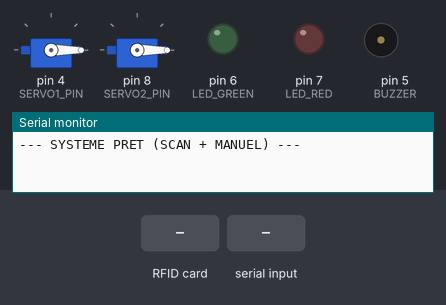
A sketch run on a simulated Arduino Uno, built with avr-gcc and run on an emulated ATmega328P. Shown: 2 × servo, output pins drawn as LEDs (lit = HIGH), buzzer (waves = sounding), the last lines printed to the serial monitor. Inputs (shaded band) come from the test bench. Pins used as bus, display or sensor lines are not drawn.

Above: at 1.2 s.
1.3 s: RFID card 5E 7A 19 C4 held to the reader
At 4.07 s:
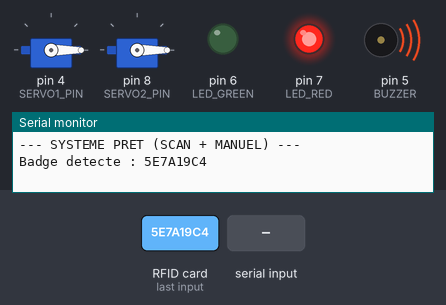
4.3 s: "OPEN1\n" received over the second serial link
At 6.2 s:
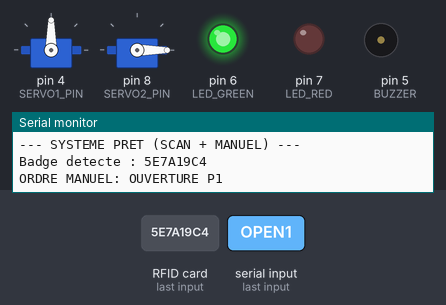
6.5 s: "BOTH\n" received over the second serial link
At 9.5 s:
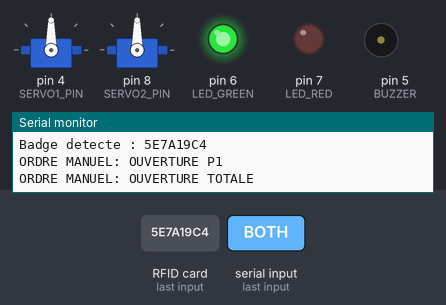
Timing chart, 0 to 12.3 s (numbered marks = the images above; inputs shaded):
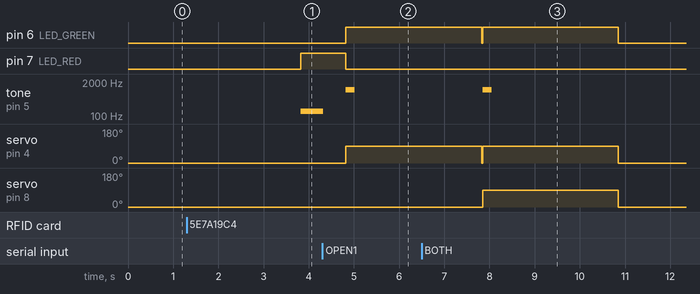

Measured:
- after the input at 1.3 s, pin 7 (LED_RED): LOW → HIGH after 2.5 s; tone on pin 5 (BUZZER): silent → 150 Hz after 2.5 s
- after the input at 4.3 s, pin 6 (LED_GREEN): LOW → HIGH after 0.52 s; servo on pin 4 (SERVO1_PIN): 0° → 90° after 0.52 s
- after the input at 6.5 s, tone on pin 5 (BUZZER): silent → 1000 Hz after 1.3 s, → silent 0.20 s later; servo on pin 8 (SERVO2_PIN): 0° → 90° after 1.3 s, → 0° 3.0 s later

The sketch:

porte.ino
```cpp
/*#include <SPI.h>
#include <MFRC522.h>
#include <Servo.h>
#include <SoftwareSerial.h>

SoftwareSerial espSerial(2, 3); // RX, TX
#define SS_PIN 10
#define RST_PIN 9
MFRC522 rfid(SS_PIN, RST_PIN);
Servo servo1;
Servo servo2;

const int ledGreen = 6;
const int ledRed = 7;
const int buzzer = 5;

void setup() {
  Serial.begin(9600);    // Console de debug
  espSerial.begin(115200); // Communication avec ESP-01S
  SPI.begin();
  rfid.PCD_Init();

  servo1.attach(4); // Attention : Pin 3 est utilisée par SoftwareSerial TX, changez le servo en Pin 4 et 8
  servo2.attach(8);

  pinMode(ledGreen, OUTPUT);
  pinMode(ledRed, OUTPUT);
  pinMode(buzzer, OUTPUT);
  Serial.println("SYSTEM_READY_WIFI");
}

void loop() {
  if (!rfid.PICC_IsNewCardPresent() || !rfid.PICC_ReadCardSerial()) return;

  String uid = "";
  for (byte i = 0; i < rfid.uid.size; i++) {
    if (rfid.uid.uidByte[i] < 0x10) uid += "0";
    uid += String(rfid.uid.uidByte[i], HEX);
  }
  uid.toUpperCase();

  Serial.println("Envoi UID au WiFi: " + uid);
  espSerial.println("UID:" + uid); // Envoi à l'ESP-01S

  String response = "";
  unsigned long start = millis();
  while (millis() - start < 3000) {
    if (espSerial.available() > 0) {
     char c = espSerial.read();
      if (c == '\n' || c == '\r') {
        if (response.length() > 0) goto analyze; // On a un message complet
      } else {
        response += c;
      }
    }
  }
  analyze:
  response.trim(); // Enlève les espaces et retours chariots invisibles
  Serial.print("Recu du serveur : ");
  Serial.println(response);


  if (response == "OPEN1") {
    digitalWrite(ledGreen, HIGH);
    tone(buzzer, 1000, 200);
    servo1.write(90);
    delay(3000);
    servo1.write(0);
    digitalWrite(ledGreen, LOW);
  }
  else if (response == "BOTH") {
    digitalWrite(ledGreen, HIGH);
    servo1.write(90);
    servo2.write(90);
    delay(3000);
    servo1.write(0);
    servo2.write(0);
    digitalWrite(ledGreen, LOW);
  }
  else if (response == "DENY") {
    digitalWrite(ledRed, HIGH);
    tone(buzzer, 150, 500);
    delay(1000);
    digitalWrite(ledRed, LOW);
  }

  rfid.PICC_HaltA();
  rfid.PCD_StopCrypto1();
}
*/
/*
#include <SPI.h>
#include <MFRC522.h>
#include <Servo.h>
#include <SoftwareSerial.h>

// Configuration des Pins
SoftwareSerial espSerial(2, 3); // RX (Pin 2), TX (Pin 3) -> Connecter au TX/RX de l'ESP
#define SS_PIN 10
#define RST_PIN 9
#define LED_GREEN 6
#define LED_RED 7
#define BUZZER 5
#define SERVO1_PIN 4
#define SERVO2_PIN 8

MFRC522 rfid(SS_PIN, RST_PIN);
Servo servo1;
Servo servo2;

void setup() {
  Serial.begin(9600);      // Console de debug PC
  espSerial.begin(9600);   // Communication avec ESP-01S (réglé à 9600)

  SPI.begin();
  rfid.PCD_Init();
  rfid.PCD_DumpVersionToSerial(); // Ajoute cette ligne pour tester la puce

  servo1.attach(SERVO1_PIN);
  servo2.attach(SERVO2_PIN);

  // Position initiale des servos (fermé)
  servo1.write(0);
  servo2.write(0);

  pinMode(LED_GREEN, OUTPUT);
  pinMode(LED_RED, OUTPUT);
  pinMode(BUZZER, OUTPUT);

  Serial.println("--- SYSTEME RFID UDP PRET ---");
}

void loop() {
  // Vérifier si un nouveau badge est présent
  if (!rfid.PICC_IsNewCardPresent() || !rfid.PICC_ReadCardSerial()) return;

  // 1. Lecture de l'UID
  String uid = "";
  for (byte i = 0; i < rfid.uid.size; i++) {
    if (rfid.uid.uidByte[i] < 0x10) uid += "0";
    uid += String(rfid.uid.uidByte[i], HEX);
  }
  uid.toUpperCase();

  Serial.print("Badge détecté : ");
  Serial.println(uid);

  // 2. Envoi à l'ESP-01S (qui transmettra en UDP au serveur Go)
  espSerial.println("UID:" + uid);

  // 3. Attente de la réponse du serveur Go (via ESP)
  String response = "";
  unsigned long timeout = millis();
  while (millis() - timeout < 3000) { // Attendre max 3 secondes
    if (espSerial.available() > 0) {
      response = espSerial.readStringUntil('\n');
      response.trim(); // Nettoyer les caractères invisibles (\r, \n)
      if (response.length() > 0) break;
    }
  }

  Serial.print("Réponse Serveur : ");
  Serial.println(response);
  // Dans le loop de l'Arduino, après response.trim();
  Serial.print("DEBUG RECU: [");
  Serial.print(response);
  Serial.println("]");

  // 4. Actions selon la réponse
  if (response == "OPEN1") {
    actionAccesAccorde(1);
  }
  else if (response == "BOTH") {
    actionAccesAccorde(2);
  }
  else if (response == "DENY" || response == "") {
    actionAccesRefuse();
  }

  // Réinitialiser le lecteur RFID
  rfid.PICC_HaltA();
  rfid.PCD_StopCrypto1();
}

// Fonction pour l'accès autorisé
void actionAccesAccorde(int nbPortes) {
  digitalWrite(LED_GREEN, HIGH);
  tone(BUZZER, 1000, 200);

  if (nbPortes == 1) {
    servo1.write(90); // Ouvre porte 1
  } else {
    servo1.write(90); // Ouvre les deux
    servo2.write(90);
  }

  delay(3000); // Temps d'ouverture

  servo1.write(0); // Referme tout
  servo2.write(0);
  digitalWrite(LED_GREEN, LOW);
}

// Fonction pour l'accès refusé
void actionAccesRefuse() {
  digitalWrite(LED_RED, HIGH);
  tone(BUZZER, 150, 500); // Son grave
  delay(1000);
  digitalWrite(LED_RED, LOW);
}*/
#include <SPI.h>
#include <MFRC522.h>
#include <Servo.h>
#include <SoftwareSerial.h>

// Configuration des Pins
SoftwareSerial espSerial(2, 3); // RX (Pin 2), TX (Pin 3)
#define SS_PIN 10
#define RST_PIN 9
#define LED_GREEN 6
#define LED_RED 7
#define BUZZER 5
#define SERVO1_PIN 4
#define SERVO2_PIN 8

MFRC522 rfid(SS_PIN, RST_PIN);
Servo servo1;
Servo servo2;

void setup() {
  Serial.begin(9600);
  espSerial.begin(9600); // Doit correspondre à la vitesse de l'ESP-01

  SPI.begin();
  rfid.PCD_Init();

  servo1.attach(SERVO1_PIN);
  servo2.attach(SERVO2_PIN);
  servo1.write(0);
  servo2.write(0);

  pinMode(LED_GREEN, OUTPUT);
  pinMode(LED_RED, OUTPUT);
  pinMode(BUZZER, OUTPUT);

  Serial.println("--- SYSTEME PRET (SCAN + MANUEL) ---");
}

void loop() {
  // --- 1. VERIFICATION COMMANDE MANUELLE (PC -> ESP -> ARDUINO) ---
  if (espSerial.available() > 0) {
    String manualCmd = espSerial.readStringUntil('\n');
    manualCmd.trim();
    if (manualCmd == "OPEN1") {
      Serial.println("ORDRE MANUEL: OUVERTURE P1");
      actionAccesAccorde(1);
    } else if (manualCmd == "BOTH") {
      Serial.println("ORDRE MANUEL: OUVERTURE TOTALE");
      actionAccesAccorde(2);
    }
  }

  // --- 2. DETECTION BADGE RFID (ARDUINO -> ESP -> PC) ---
  if (!rfid.PICC_IsNewCardPresent() || !rfid.PICC_ReadCardSerial()) return;

  String uid = "";
  for (byte i = 0; i < rfid.uid.size; i++) {
    if (rfid.uid.uidByte[i] < 0x10) uid += "0";
    uid += String(rfid.uid.uidByte[i], HEX);
  }
  uid.toUpperCase();

  Serial.print("Badge detecte : ");
  Serial.println(uid);
  espSerial.println("UID:" + uid);

  // Attente de la décision du serveur Go
  String response = "";
  unsigned long timeout = millis();
  while (millis() - timeout < 2500) {
    if (espSerial.available() > 0) {
      response = espSerial.readStringUntil('\n');
      response.trim();
      if (response.length() > 0) break;
    }
  }

  if (response == "OPEN1") actionAccesAccorde(1);
  else if (response == "BOTH") actionAccesAccorde(2);
  else if (response == "DENY" || response == "") actionAccesRefuse();

  rfid.PICC_HaltA();
  rfid.PCD_StopCrypto1();
}

void actionAccesAccorde(int nbPortes) {
  digitalWrite(LED_GREEN, HIGH);
  tone(BUZZER, 1000, 200);
  if (nbPortes >= 1) servo1.write(90);
  if (nbPortes == 2) servo2.write(90);
  delay(3000);
  servo1.write(0);
  servo2.write(0);
  digitalWrite(LED_GREEN, LOW);
}

void actionAccesRefuse() {
  digitalWrite(LED_RED, HIGH);
  tone(BUZZER, 150, 500);
  delay(1000);
  digitalWrite(LED_RED, LOW);
}
```
